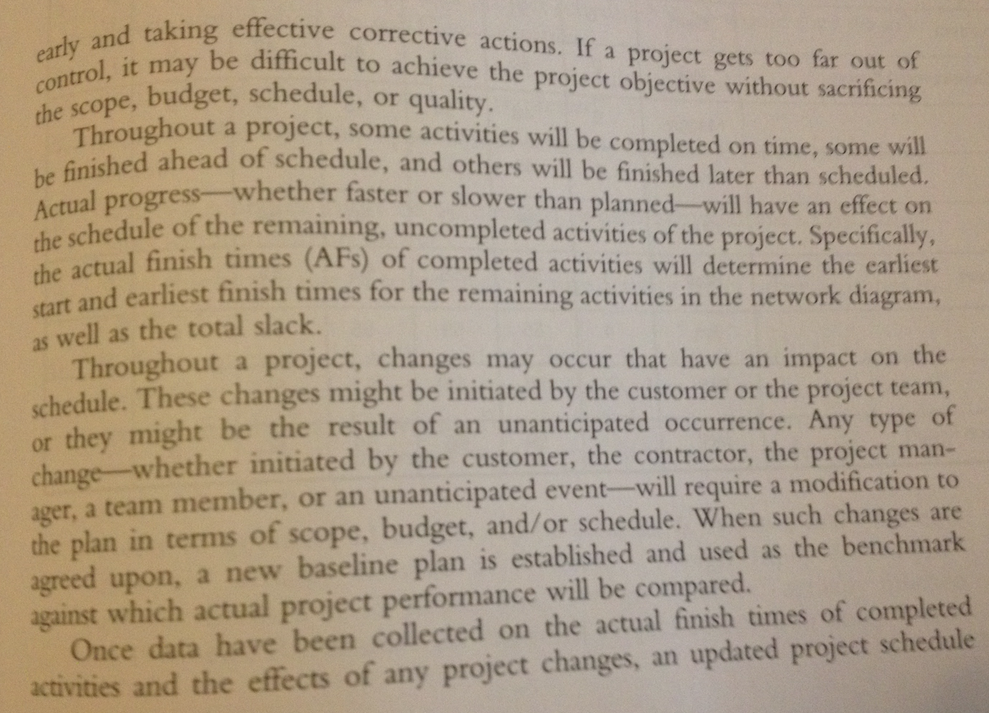
#> input picture images/image1.png, 989 x 713 px, shrunk from 1498 x 1080 before the run, found by its file name
$ jupyter execute --allow-errors main.ipynb   (shell and % lines are left out)
#> lines starting #> are read from the running program, lines starting #| are printed output that depends on the picture; after the words box and inside, x2 and y2 are one past the last pixel; in counts of white or black regions, pixels touching at a corner belong together
[cell 1]
import pytesseract
import cv2
from PIL import Image

[cell 2]
pytesseract.pytesseract.tesseract_cmd = r'/opt/homebrew/bin/tesseract'

[cell 3]
# function to read image
def perform_ocr(image_path):
    """
    Perform OCR on an image file

    Args:
        image_path (str): Path to the image file

    Returns:
        str: Extracted text from the image
    """

    image = cv2.imread(image_path)
#> image is the input picture: shape (713, 989, 3); mean B, G, R 134.6, 155.1, 170.7
    image = cv2.cvtColor(image, cv2.COLOR_BGR2RGB)

    # preprocessing
    gray = cv2.cvtColor(image, cv2.COLOR_RGB2GRAY)
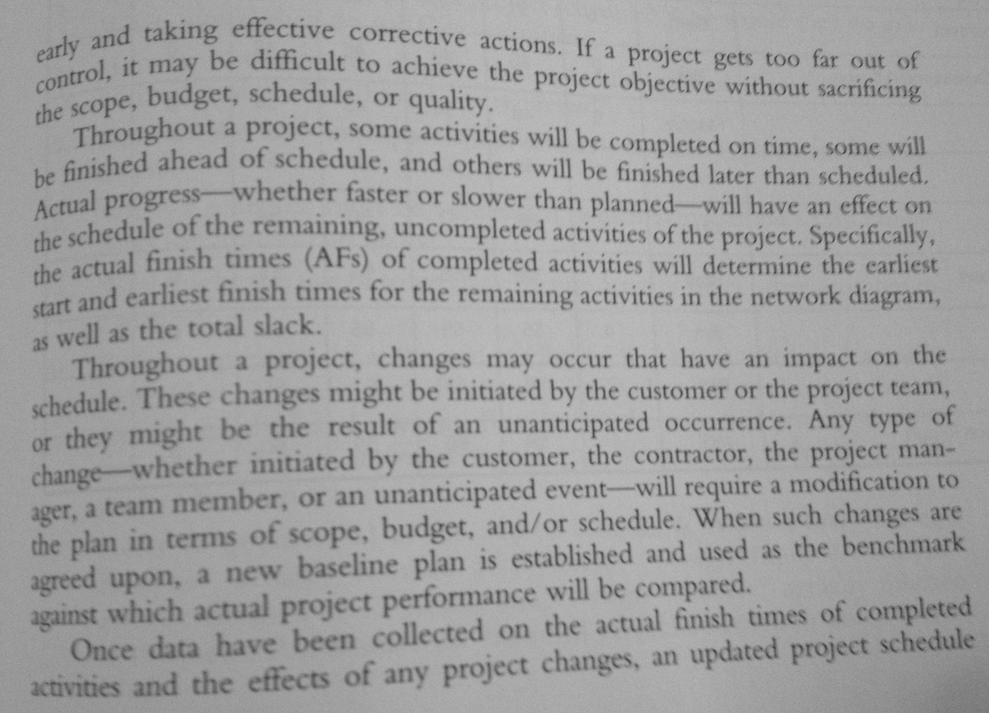
#> gray: shape (713, 989); min 39, max 192, mean 157.4

    # apply thresholding
    threshold = cv2.threshold(gray, 0, 255, cv2.THRESH_BINARY + cv2.THRESH_OTSU)[1]
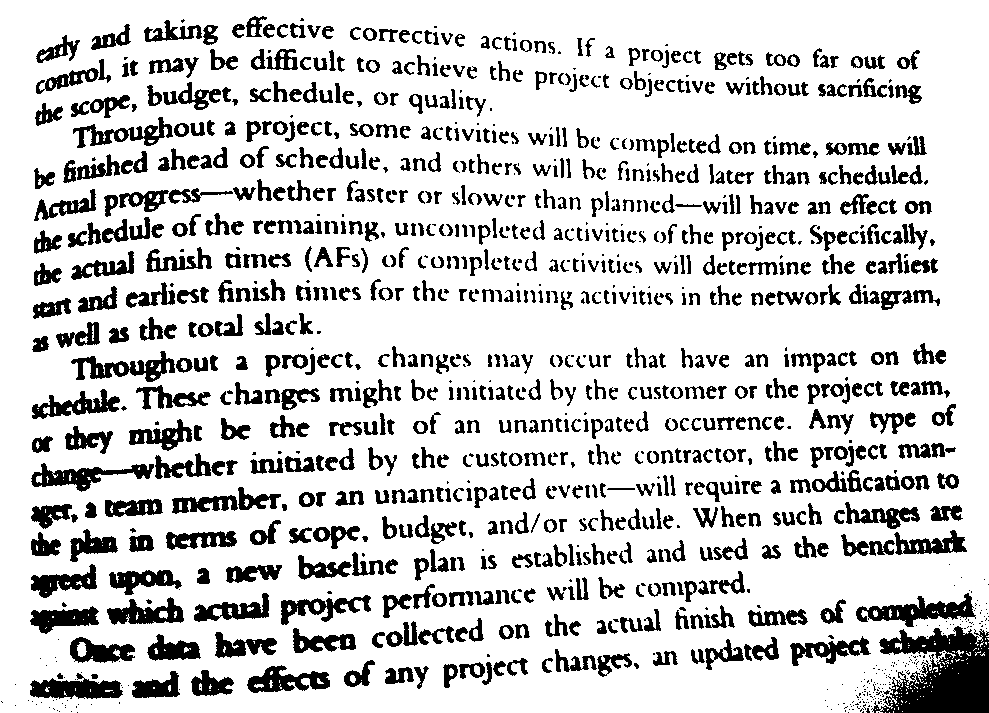
#> threshold: shape (713, 989); 81.2% white; 1248 black regions (364 under 20 px), largest, box (x1, y1, x2, y2) and area: (871, 626, 989, 713) 6559, (856, 593, 976, 627) 1680, (30, 673, 123, 699) 1475

    # perform OCR
    text = pytesseract.image_to_string(threshold)

    return text
